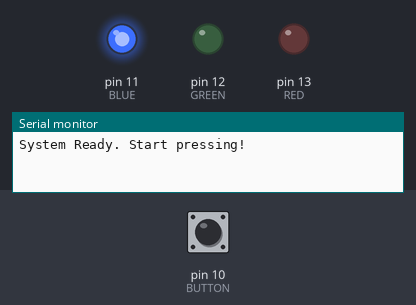
Recording of a sketch running on a simulated Arduino Uno, built with avr-gcc and run on an emulated ATmega328P. Parts: output pins drawn as LEDs (lit = HIGH), the last lines printed to the serial monitor. Dashed ring = blinking. The inputs (shaded band) are chosen by the test bench; at power-on: pin 10 (BUTTON) HIGH.

Above: at 1.2 s.
1.3 s: pin 10 (BUTTON) pulled LOW for 0.15 s
At 2.1 s:
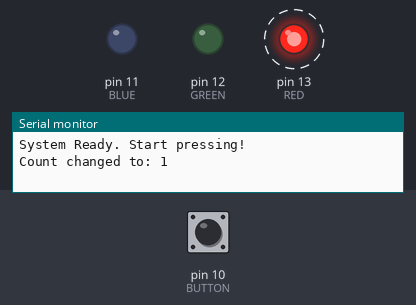
4.3 s: pin 10 (BUTTON) pulled LOW for 1 s
At 4.92 s:
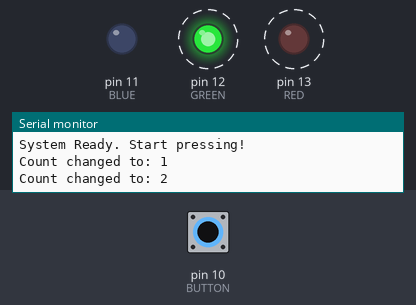
8.3 s: pin 10 (BUTTON) pulled LOW for 0.15 s
At 9.1 s:
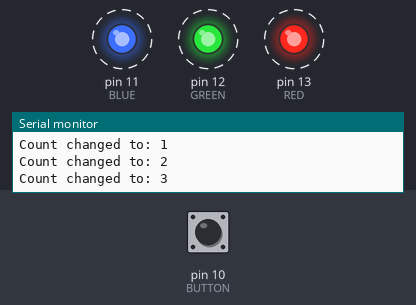
11.4 s: pin 10 (BUTTON) driven LOW
At 12.8 s:
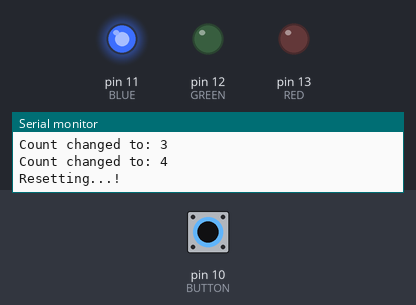
Timing chart, 0 to 13.9 s (numbered marks = the images above; inputs shaded):
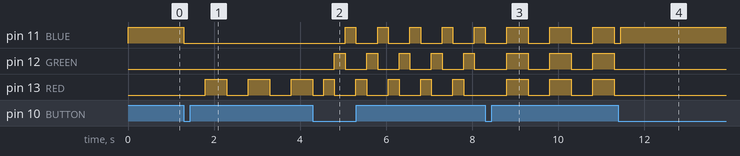

Measured:
- after the input at 1.3 s, pin 11 (BLUE): HIGH → LOW at once; pin 13 (RED): alternates HIGH for 0.50 s and LOW for 0.50 s, starting after 0.50 s
- after the input at 4.3 s, pin 11 (BLUE): alternates HIGH for 0.25 s and LOW for 0.50 s, starting after 0.75 s; pin 12 (GREEN): alternates HIGH for 0.25 s and LOW for 0.50 s, starting after 0.50 s; pin 13 (RED): alternates HIGH for 0.25 s and LOW for 0.50 s, starting after 0.25 s
- after the input at 8.3 s, pin 11 (BLUE): alternates HIGH for 0.50 s and LOW for 0.50 s, starting after 1.0 s; pin 12 (GREEN), pin 13 (RED): alternates HIGH for 0.50 s and LOW for 0.50 s, starting after 0.50 s
- after the input at 11.4 s, pin 12 (GREEN), pin 13 (RED): stops changing and stays LOW

The sketch:

BUTTON_CLICKING_COUNT.ino
```cpp
#define BUTTON 10
#define RED 13
#define GREEN 12
#define BLUE 11

int count = 0;
bool lastButtonState = HIGH;

// Variables for the "Stopwatch" logic
unsigned long lastTime = 0;
int step = 0; // Used to track which LED is on in a sequence
bool ledState = LOW;

void setup() {
  pinMode(BUTTON, INPUT_PULLUP);
  pinMode(RED, OUTPUT);
  pinMode(GREEN, OUTPUT);
  pinMode(BLUE, OUTPUT);
  Serial.begin(9600);
  Serial.println("System Ready. Start pressing!");
}

void loop() {
  // 1. INPUT HANDLING (Always happens instantly)
  bool currentButtonState = digitalRead(BUTTON);
  if (currentButtonState == LOW && lastButtonState == HIGH) {
    count++;
    // Reset animation variables whenever we change modes
    lastTime = millis();
    step = 0;
    ledState = LOW;
    // Turn off all LEDs immediately on click to prevent "ghosting"
    digitalWrite(RED, LOW); digitalWrite(GREEN, LOW); digitalWrite(BLUE, LOW);

    Serial.print("Count changed to: ");
    Serial.println(count);
    delay(50); // Small debounce is the only delay allowed!
  }
  lastButtonState = currentButtonState;

  // 2. ANIMATION LOGIC (No delays here!)
  unsigned long currentTime = millis();

  switch (count) {
    case 0:
      digitalWrite(BLUE, HIGH);
      break;

    case 1: // Red Blinking
      if (currentTime - lastTime >= 500) {
        ledState = !ledState; // Flip the state (HIGH to LOW or vice versa)
        digitalWrite(RED, ledState);
        lastTime = currentTime; // Reset the stopwatch
      }
      break;

    case 2: // Sequence Blinking (Red -> Green -> Blue)
      if (currentTime - lastTime >= 250) {
        // Turn off whatever was on in the last step
        digitalWrite(RED, LOW); digitalWrite(GREEN, LOW); digitalWrite(BLUE, LOW);

        if (step == 0) digitalWrite(RED, HIGH);
        else if (step == 1) digitalWrite(GREEN, HIGH);
        else if (step == 2) digitalWrite(BLUE, HIGH);

        step = (step + 1) % 3; // Move to next LED (0, 1, 2, then back to 0)
        lastTime = currentTime;
      }
      break;

    case 3: // All Blinking
      if (currentTime - lastTime >= 500) {
        ledState = !ledState;
        digitalWrite(RED, ledState);
        digitalWrite(GREEN, ledState);
        digitalWrite(BLUE, ledState);
        lastTime = currentTime;
      }
      break;

    default: // Reset State
      Serial.println("Resetting...!");
      count = 0;
      break;
  }
}
```
